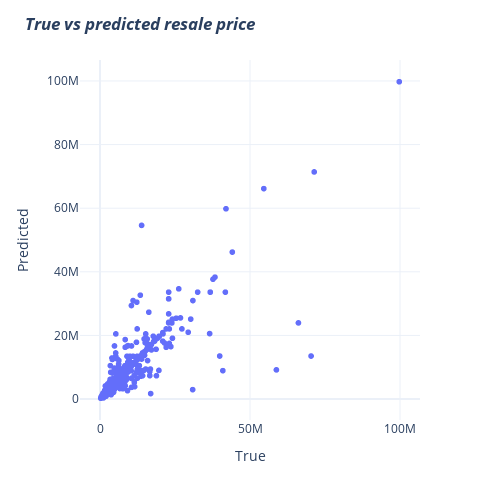
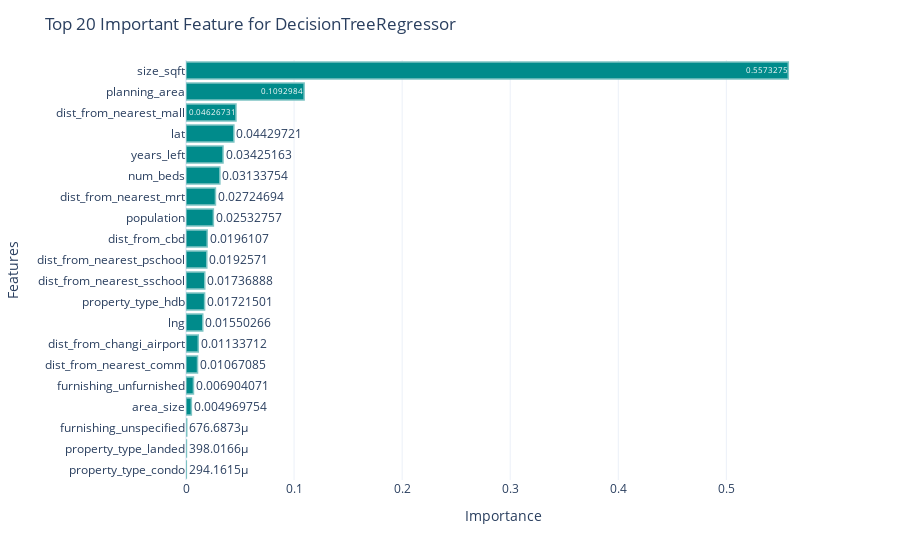

The notebook cell saved with these charts, in order:
### Markdown cell above
### Decision Tree Regression

A decision tree is one of most frequently and widely used supervised machine learning algorithms that can perform both regression and classification tasks. The intuition behind the decision tree algorithm is simple, yet also very powerful.

For each attribute in the dataset, the decision tree algorithm forms a node, where the most important attribute is placed at the root node. For evaluation we start at the root node and work our way down the tree by following the corresponding node that meets our condition or "decision". This process continues until a leaf node is reached, which contains the prediction or the outcome of the decision tree.

### Code cell
#Building the decision tree to get a quick idea of model selection 
dt = DecisionTreeRegressor()
dt.fit(X_train,y_train)
predictions = dt.predict(X_valid)
print("MAE:", metrics.mean_absolute_error(y_valid, predictions))
print('MSE:', metrics.mean_squared_error(y_valid, predictions))
print('RMSE:', np.sqrt(metrics.mean_squared_error(y_valid, predictions)))

eda_func.true_vs_pred(y_valid,predictions,"<i><b>True vs predicted resale price </b></i>","True","Predicted")

eda_func.feature_importance(dt,X,"Top 20 Important Feature for DecisionTreeRegressor ")

### Figure 1 — Plotly figure (JSON) as saved in the notebook; plotly's stock layout.template omitted (floating-point values rounded to 4 significant figures; data arrays with more than 128 entries replaced by an {"elided": "..."} marker saying what was removed)
{"data": [{"hovertemplate": "x=%{x}<br>y=%{y}<extra></extra>", "legendgroup": "", "marker": {"color": "#636efa", "symbol": "circle"}, "mode": "markers", "name": "", "showlegend": false, "type": "scattergl", "x": {"elided": "4029 int values"}, "xaxis": "x", "y": {"elided": "4029 float values"}, "yaxis": "y"}], "layout": {"height": 500, "legend": {"tracegroupgap": 0}, "margin": {"t": 60}, "title": {"text": "<i><b>True vs predicted resale price </b></i>"}, "width": 500, "xaxis": {"anchor": "y", "domain": [0, 1], "title": {"text": "True"}}, "yaxis": {"anchor": "x", "domain": [0, 1], "title": {"text": "Predicted"}}}}

### Figure 2 — Plotly figure (JSON) as saved in the notebook; plotly's stock layout.template omitted (floating-point values rounded to 4 significant figures)
{"data": [{"alignmentgroup": "True", "hovertemplate": "x=%{x}<br>y=%{y}<extra></extra>", "legendgroup": "", "marker": {"color": "rgb(0, 139, 139)", "line": {"color": "rgb(125, 196, 196)", "width": 1.5}, "pattern": {"shape": ""}}, "name": "", "offsetgroup": "", "opacity": 1, "orientation": "h", "showlegend": false, "textposition": "auto", "texttemplate": "%{x}", "type": "bar", "x": [0.0002942, 0.000398, 0.0006767, 0.00497, 0.006904, 0.01067, 0.01134, 0.0155, 0.01722, 0.01737, 0.01926, 0.01961, 0.02533, 0.02725, 0.03134, 0.03425, 0.0443, 0.04627, 0.1093, 0.5573], "xaxis": "x", "y": ["property_type_condo", "property_type_landed", "furnishing_unspecified", "area_size", "furnishing_unfurnished", "dist_from_nearest_comm", "dist_from_changi_airport", "lng", "property_type_hdb", "dist_from_nearest_sschool", "dist_from_nearest_pschool", "dist_from_cbd", "population", "dist_from_nearest_mrt", "num_beds", "years_left", "lat", "dist_from_nearest_mall", "planning_area", "size_sqft"], "yaxis": "y"}], "layout": {"barmode": "relative", "legend": {"tracegroupgap": 0}, "margin": {"t": 60}, "title": {"text": "Top 20 Important Feature for DecisionTreeRegressor "}, "xaxis": {"anchor": "y", "domain": [0, 1], "title": {"text": "Importance"}}, "yaxis": {"anchor": "x", "domain": [0, 1], "title": {"text": "Features"}}}}
